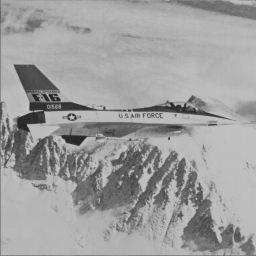
#> input picture airplane.jpg, 256 x 256 px
$ python 3_ejemplo.py
#> lines starting #> are read from the running program, lines starting #| are printed output that depends on the picture; after the words box and inside, x2 and y2 are one past the last pixel; in counts of white or black regions, pixels touching at a corner belong together
import matplotlib.pyplot as plt
import numpy as np
import cv2

#carga la imágen
imagen_fuente_1 = plt.imread('airplane.jpg',cv2.IMREAD_GRAYSCALE)
#> imagen_fuente_1 is the input picture: shape (256, 256); min 11, max 213, mean 158.1

#convertir la imagen a arreglo tipo float
imagen_fuente_1_float = np.asarray(imagen_fuente_1,dtype=np.float32)

#norm="ortho": modo normalizado. Escala TF * 1/(sqrt(Weigth x Height)
#transformada de fourier de la imagen 1
FFT_imagen_1 = np.fft.fft2(imagen_fuente_1_float,norm="ortho")
FFT_imagen_centrada_1=np.fft.fftshift(FFT_imagen_1)

#espectro magnitud con compresión del rango dinámico
#para la mejor visualización
magnitudFFT_1 = np.log(1+np.abs(FFT_imagen_centrada_1))
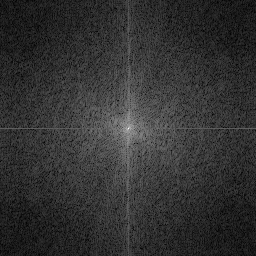
#> magnitudFFT_1: shape (256, 256) float64; min 0.00578, max 10.61, mean 2.1; drawn with min black and max white

#crea una mascara que servirá como filtro de frecuencias en el espacio de Fourier
mask2=np.ones(np.shape(imagen_fuente_1),dtype="uint8")

coordx=int(np.shape(imagen_fuente_1)[1]/2)
#> coordx = 128
coordy=int(np.shape(imagen_fuente_1)[0]/2)
#> coordy = 128

#tamaño del disco, ri=7, re=15
cv2.circle(mask2,((coordx),(coordy)),15,0,-1) #Circulo externo
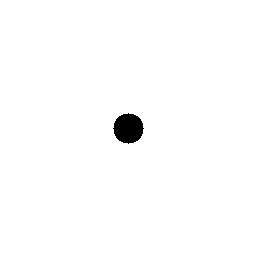
#> mask2: shape (256, 256); values 0 (black) and 1 (white), 98.9% white; 1 black region, box (x1, y1, x2, y2) and area: (113, 113, 144, 144) 709
cv2.circle(mask2,((coordx),(coordy)),7,1,-1) #Circulo interno
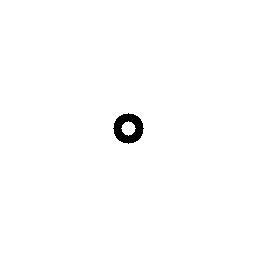
#> mask2: shape (256, 256); values 0 (black) and 1 (white), 99.1% white; 1 black region, box (x1, y1, x2, y2) and area: (113, 113, 144, 144) 560


#producto de la transformada con la mascara creada
producttt=FFT_imagen_centrada_1*mask2

#magnitud del producto
magnitudFFT_p = np.log(1+np.abs(producttt))

#transformada inversa del producto
IFFT_producto = np.fft.ifft2(producttt,norm="ortho")
imagen_final = np.real(IFFT_producto)
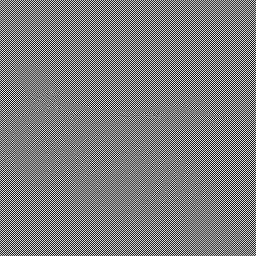
#> imagen_final: shape (256, 256) float64; min -237.8, max 247, mean 0; drawn with min black and max white


#preparar para desplegar resultados
f = plt.figure(figsize=(10,10))
ax1 = f.add_subplot(2,2, 1)
ax2 = f.add_subplot(2,2, 2)
ax3 = f.add_subplot(2,2, 3)
ax4 = f.add_subplot(2,2, 4)

f.suptitle("Ejemplo de aplicación del montaje propuesto",fontsize=12)

plt.rcParams.update({'font.size':8})

ax1.set_title("a. Imagen de entrada")
ax1.imshow(imagen_fuente_1, cmap='gray')
#apagar ejes
ax1.axis('off')

ax2.set_title("b. Magnitud de la imagen de entrada en el espacio de frecuencias")
ax2.imshow(magnitudFFT_1, cmap='gray')
#apagar ejes
ax2.axis('off')


ax4.set_title("d. Imagen con frecuencias espaciales filtradas")
ax4.imshow(np.abs(imagen_final), cmap='gray')
#apagar ejes
ax4.axis('off')

ax3.set_title("c. Magnitud del producto")
ax3.imshow(magnitudFFT_p, cmap='gray')
#apagar ejes
ax3.axis('off')

f.canvas.set_window_title('Montaje propuesto')

plt.show()
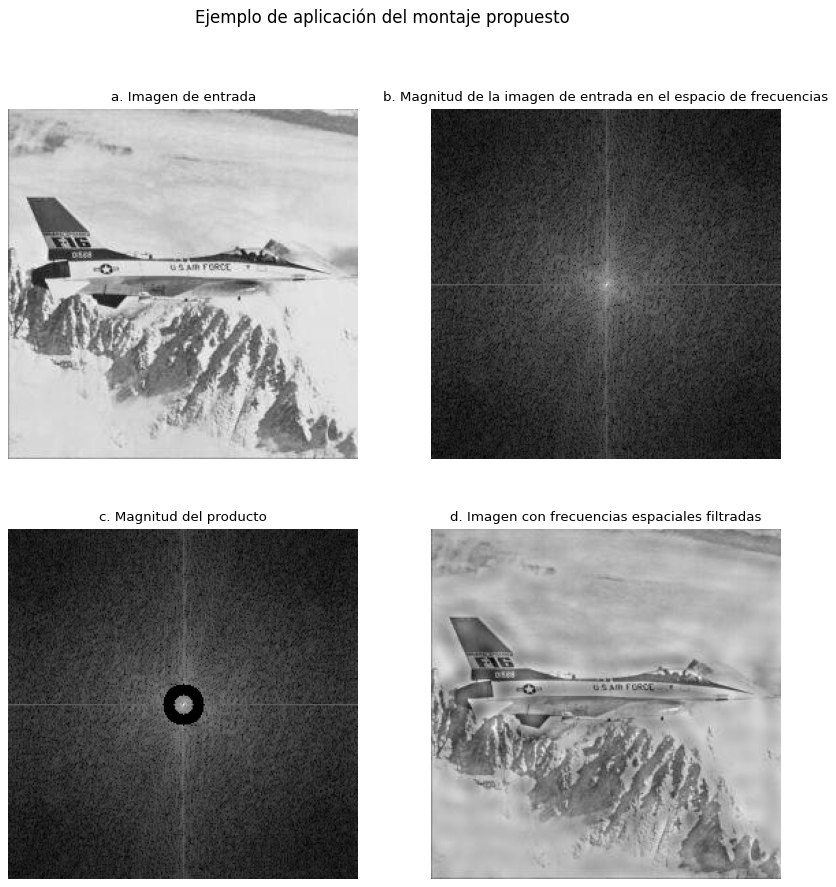
#> figure drawn by matplotlib, 4 panels
